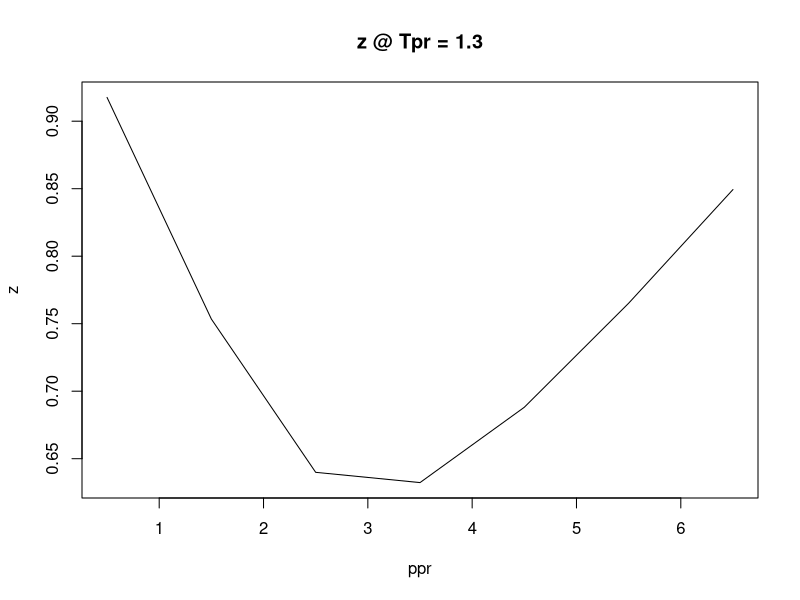
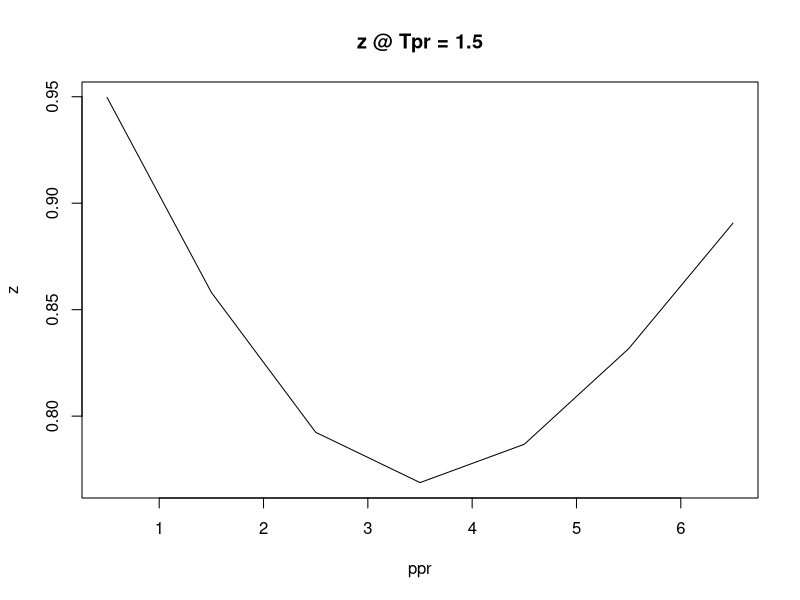
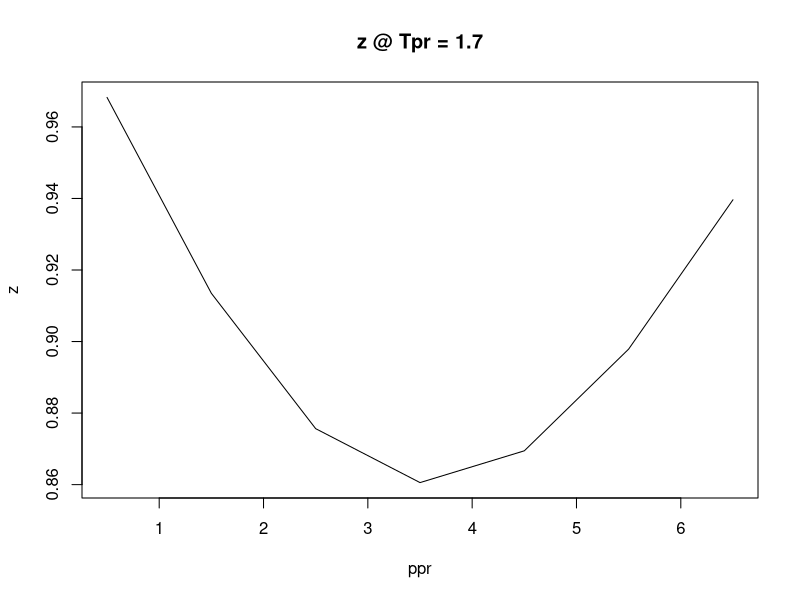
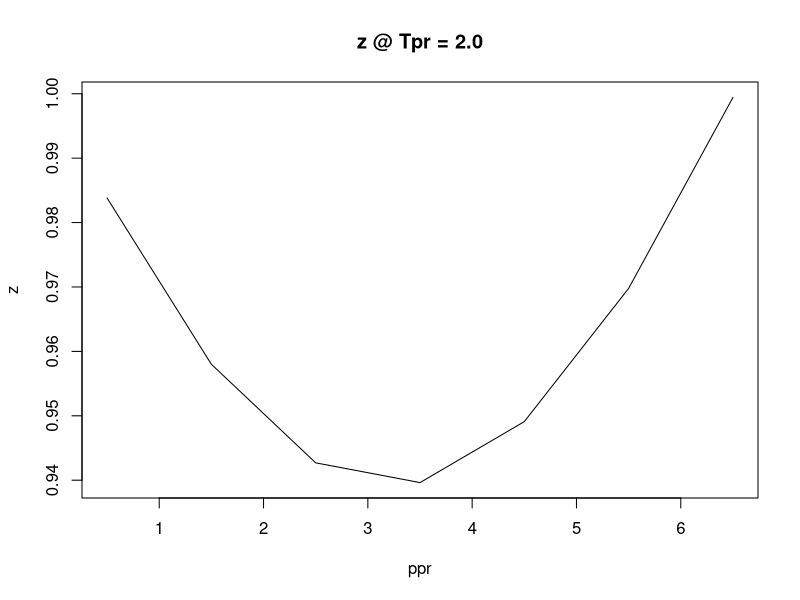

Source code (R) for these figures, in order: (Note: this script raises an error after producing the figures.)
## ---- chunk 1
knitr::opts_chunk$set(echo=T, comment=NA, error=T, warning=F, message = F, fig.align = 'center') 
## ---- chunk 2
 
z.HY_derivative <- function(pres.pr, temp.pr, verbose = FALSE) { 
    # Hall-Yarborough correlation modified to use the Newton-Raphson method 
 
    tol <- 1E-13 
     
    f <- function(y) { 
        - A * pres.pr + (y + y^2 + y^3 - y^4) / (1 - y)^3  - B * y^2 + C * y^D     
    } 
     
    fdot <- function(y) { 
        (1 + 4 * y + 4 * y^2 - 4 * y^3 + y^4 ) / (1 - y)^4 - 2 * B * y + C * D * y^(D-1) 
    } 
     
    t <- 1 / temp.pr 
    A <- 0.06125 * t * exp(-1.2 * (1 - t)^2) 
    B <- t * (14.76 - 9.76 * t + 4.58 * t^2) 
    C <- t * (90.7 - 242.2 * t + 42.4 * t^2) 
    D <- 2.18 + 2.82 * t 
     
    # first guess for y 
    yk <- 0.0125 * pres.pr * t * exp(-1.2 * (1 - t)^2) 
    delta <- 1 
    i <- 1    # itertations 
    while (delta >= tol) { 
        fyk <- f(yk) 
        if (abs(fyk) < tol) break 
        yk1 <- yk - f(yk) / fdot(yk) 
        delta <- abs(yk - yk1) 
        if (verbose) cat(sprintf("%3d %10f %10f %10f \n", i, delta, yk, fyk)) 
        yk <- yk1 
        i <- i + 1 
    }     
    if (verbose) cat("\n")    
    y <- yk 
    z <- A * pres.pr / y 
    if (verbose) print(z) 
    return(z) 
} 
 
z.HY_derivative(0.5, 1.3) 
 
## ---- chunk 3
# test HY with 1st-derivative using the values from paper 
 
ppr <- c(0.5, 1.5, 2.5, 3.5, 4.5, 5.5, 6.5) 
tpr <- c(1.3, 1.5, 1.7, 2) 
 
tbl <- sapply(ppr, function(x)  
    sapply(tpr, function(y) z.HY_derivative(pres.pr = x, temp.pr = y))) 
 
rownames(tbl) <- tpr 
colnames(tbl) <- ppr 
print(tbl) 
 
z_hy_deriv <- tbl 
 
 
library(ggplot2) 
plot(x = ppr, y = tbl[1,], type = "l", main = "z @ Tpr = 1.3", ylab = "z") 
plot(x = ppr, y = tbl[2,], type = "l", main = "z @ Tpr = 1.5", ylab = "z") 
plot(x = ppr, y = tbl[3,], type = "l", main = "z @ Tpr = 1.7", ylab = "z") 
plot(x = ppr, y = tbl[4,], type = "l", main = "z @ Tpr = 2.0", ylab = "z") 
## ---- chunk 4
ppr <- c(0.5, 1.5, 2.5, 3.5, 4.5, 5.5, 6.5) 
tpr <- c(1.3, 1.5, 1.7, 2) 
 
# data points from Standing-Katz chart 
z <- c( 
    c(0.92, 0.76, 0.64, 0.63, 0.68, 0.76, 0.84), 
    c(0.94, 0.86, 0.79, 0.77, 0.79, 0.84, 0.89), 
    c(0.97, 0.92, 0.87, 0.86, 0.865, 0.895, 0.94), 
    c(0.985, 0.957, 0.941, 0.938, 0.945, 0.97, 1.01) 
    ) 
 
 
 
 
# create a matrix of SK chart points 
mx <- matrix(z, nrow = 4, ncol = 7, byrow = TRUE) 
rownames(mx) <- tpr 
colnames(mx) <- ppr 
print(mx) 
 
z_sk_chart <- mx 
save(z_hy_deriv, z_sk_chart, file = "../data/z_hy.rda") 
 
library(ggplot2) 
plot(x = ppr, y = mx[1,], type = "l", main = "z SK @ Tpr = 1.3", ylab = "z") 
lines(x = ppr, y = tbl[1,], col = "red") 
legend("topright", c("F(Y)", "chart"), lty = c(1,1), col = c("black", "red")) 
plot(x = ppr, y = mx[2,], type = "l", main = "z SK @ Tpr = 1.5", ylab = "z") 
lines(x = ppr, y = tbl[2,], col = "red") 
legend("topright", c("F(Y)", "chart"), lty = c(1,1), col = c("black", "red")) 
plot(x = ppr, y = mx[3,], type = "l", main = "z SK @ Tpr = 1.7", ylab = "z") 
lines(x = ppr, y = tbl[3,], col = "red") 
legend("topright", c("F(Y)", "chart"), lty = c(1,1), col = c("black", "red")) 
plot(x = ppr, y = mx[4,], type = "l", main = "z SK @ Tpr = 2.0", ylab = "z") 
lines(x = ppr, y = tbl[4,], col = "red") 
legend("topright", c("F(Y)", "chart"), lty = c(1,1), col = c("black", "red")) 
## ---- chunk 5
# calculate the error in percentage 
(tbl - mx) / tbl * 100 
## ---- chunk 6
tbl 
mx 
## ---- chunk 7
plot(x = tbl[1, ], y = mx[1, ]) 
## ---- chunk 8
x = tbl[1, ] 
y = mx[1, ] 
pvalues <- data.frame(x = x, y = y) 
## ---- chunk 9
plot(   # If this is a 2-column matrix, then first column pvalues[,1] will be by default the x-axis and second column pvalue[,2] the y-axis 
    # Can be a matrix with 2 columns or a data.frame with 2 columns 
    x = pvalues, 
    # x = tbl[1, ], y = mx[1, ], 
    # Analogous if you have two separated vectors instead of two columns, change to something like: 
    # x = pvalues[,1], # x-axis observation values 
    # y = pvalues[,2], # y-axis observation values 
    # x- and y-axis ranges [0,1] 
    # xlim=c(0, 1),  
    # ylim=c(0, 1),  
    xlim = c(0.6, 0.95), 
    ylim = c(0.6, 0.95), 
    # Select filled dots as the symbols 
    pch=16,  
    # Conditional color vector based on where the observation is located 
    col=apply(pvalues, MARGIN=1,  
              FUN = function(x) {ifelse(1*x[1] + 0.001 > x[2] & 1*x[1] - 0.001 < x[2],  
        # Color for dots inside the area (semi-transparent black) 
        "#00000075",  
        # Color for dots outside the area (semi-transparent blue) 
        "#0000FF75")  
        } ), 
    # Axis labels 
    xlab="p values in differences condition 1",  
    ylab="p values in differences condition 2" 
    ) 
## ---- chunk 10
x <- ppr 
y1 <- tbl[1,] 
y2 <- mx[1,] 
plot( seq_along(y1), y1, type="l", col="red" ) 
par(new=TRUE) 
plot( seq_along(y2), y2, type="l", col="green" ) 
## ---- chunk 11
 qplot(y=tbl[1,],x=mx[1,]) 
 qplot(y=tbl[1,],x=mx[1,]) + geom_jitter(width = 0.01, height = 0.01) 
## ---- chunk 12
 qplot(y=tbl[1,],x=tbl[1,], geom_point(y =mx[1,], x=mx[1,], col = "green")) 
